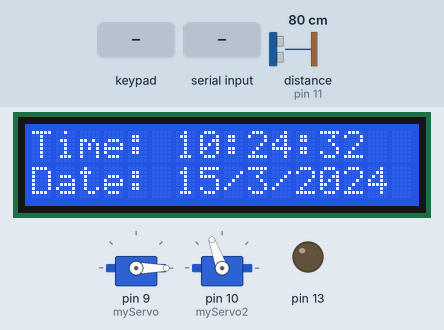
Simulated run of this sketch. Board: Arduino Uno, built with avr-gcc and run on an emulated ATmega328P. Parts: 2 × servo, 16×2 character LCD, output pins drawn as LEDs (lit = HIGH). Wiring (inferred from the names in the program): ultrasonic range finder: trigger pin 12; echo pin 11. The test bench sets the inputs (shaded band); at power-on: distance to the obstacle (sensor on pin 11) 80 cm. The echo pulse lasts 58.3 µs per cm; the local clock reads 2024-03-15 10:24:30 at power-on unless the sketch sets it; pins used as bus, display or sensor lines are not drawn; what the sketch prints to the serial monitor is not drawn.

Above: at 2.2 s.
2.3 s: distance to the obstacle (sensor on pin 11) set to 17 cm
4.7 s: distance to the obstacle (sensor on pin 11) set to 14 cm
At 6.1 s:
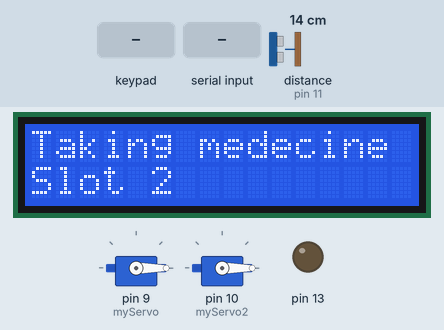
6.4 s: key '*' pressed
9.4 s: keypad keys 2 3 4 5 * pressed 0.4 s apart
At 11.2 s:
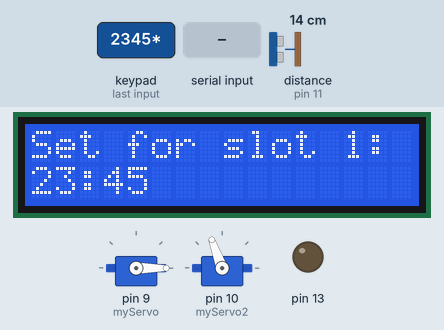
At 12.7 s:
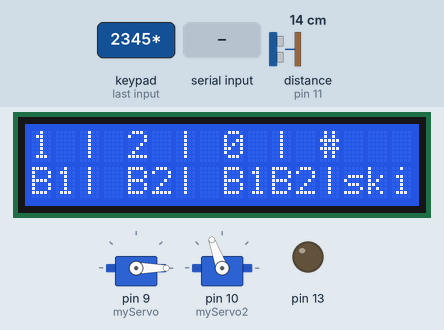
12.9 s: key '1' pressed
At 13.7 s:
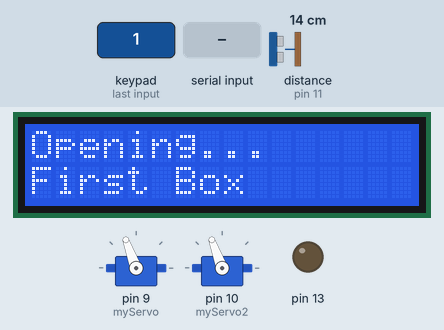
19.6 s: "1,90\n" received over Serial
Timing chart, 0 to 23.6 s (numbered marks = the images above; inputs shaded):
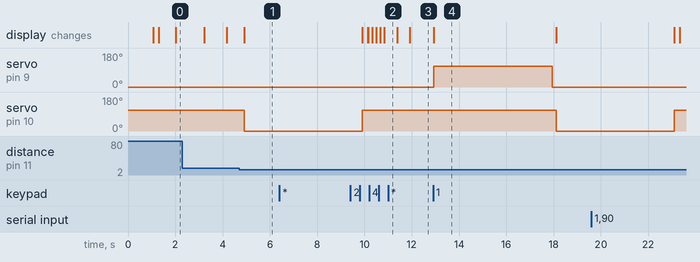

Measured:
- the behaviour switches between 16 and 15 cm on distance to the obstacle (sensor on pin 11) (found by bisection; images 0 and 1)
- after the input at 4.7 s, servo on pin 10 (myServo2): 110° → 0° after 0.21 s; the display: changes after 0.21 s (image 1)
- after the input at 6.4 s, every drawn part: stays the same
- after the input at 12.9 s, servo on pin 9 (myServo): 0° → 110° at once, → 0° 5.0 s later; servo on pin 10 (myServo2): 110° → 0° after 5.2 s; the display: changes at once (image 4)
- what the display in image 4 shows lasts 5.2 s, from 12.9 s to 18.1 s

The sketch:

medecine_box.ino
```cpp
#include <Wire.h>
#include <RTClib.h>
#include <LiquidCrystal_I2C.h>
#include <Keypad.h>
#include <NewPing.h>
#include <Servo.h>

Servo myServo; //  Servo object
Servo myServo2;

const int trigPin = 12;
const int echoPin = 11;


const int thresholdDistance = 15;


bool flag = false;

RTC_DS3231 rtc;
LiquidCrystal_I2C lcd(0x27, 16, 2);

const byte ROWS = 4;
const byte COLS = 3;

char keys[ROWS][COLS] = {
  {'1', '2', '3'},
  {'4', '5', '6'},
  {'7', '8', '9'},
  {'*', '0', '#'}
};


byte rowPins[ROWS] = {2, 3, 4, 5};
byte colPins[COLS] = {6, 7, 8};

// Keypad object
Keypad keypad = Keypad(makeKeymap(keys), rowPins, colPins, ROWS, COLS);

// slot 1
int hour = 0, minute = 0;
int inputCount = 0;
bool alarmTriggered = false;
int savedHour = 0, savedMinute = 0;

//  slot 2
int hour2 = 0, minute2 = 0;
int inputCount2 = 0;
bool alarmTriggered2 = false;
int savedHour2 = 0, savedMinute2 = 0;


void setup() {

  Serial.begin(9600);
 myServo.attach(9);
  myServo.write(0);
  myServo2.attach(10);
  myServo2.write(110);
  delay(1000);
   pinMode(trigPin, OUTPUT);
  pinMode(echoPin, INPUT);


  Serial.println("System Initialized");


  lcd.begin(16, 2);
 lcd.backlight();
  lcd.clear();


  if (!rtc.begin()) {
    Serial.println("Couldn't find RTC");
    lcd.setCursor(0, 1);
    lcd.print("RTC ERROR!");
    while (1);
  }


  if (rtc.lostPower()) {
    Serial.println("RTC lost power, setting the time!");
    rtc.adjust(DateTime(F(__DATE__), F(__TIME__)));
  }

 //led pin
  pinMode(13, OUTPUT);

}

void loop() {

  long duration, distance;


  digitalWrite(trigPin, LOW);
  delayMicroseconds(2);
  digitalWrite(trigPin, HIGH);
  delayMicroseconds(10);
  digitalWrite(trigPin, LOW);


  duration = pulseIn(echoPin, HIGH);


  distance = duration * 0.034 / 2;


  if (distance <thresholdDistance and distance>1) {
    flag = true;
  } else {
    flag = false;
  }


  Serial.print("Distance: ");
  Serial.print(distance);
  Serial.print(" cm | Flag: ");
  Serial.println(flag ? "true" : "false");

///set alarm through esp32
// Check if there is any data available from the ESP32
  if (Serial.available() > 0) {
    // Read the hour for Slot 1
    int slot = Serial.parseInt();

    // Read the minute for Slot 1
    int sloth = Serial.parseInt();

    // Read the hour for Slot 2
    int slotm = Serial.parseInt();

    // Read the minute for Slot 2

    if(slot==1){
 Serial.print("Received Slot 1: ");
    Serial.print(sloth);
    Serial.print(":");
    Serial.println(slotm);
hour=sloth;
minute=slotm;
    }
    else if(slot==2){
  Serial.print("Received Slot 2: ");
      Serial.print(sloth);
    Serial.print(":");
    Serial.println(slotm);

    hour2=sloth;
minute2=slotm;
    }

  }


//end


  char key = keypad.getKey();

 // for slot 1
  if (key == '*') {

    lcd.clear();
    lcd.setCursor(0, 0);
    lcd.print("Set for slot 1:");

    lcd.setCursor(0, 1);
    lcd.print(savedHour < 10 ? "0" : "");
    lcd.print(savedHour);
    lcd.print(":");
    lcd.print(savedMinute < 10 ? "0" : "");
    lcd.print(savedMinute);


    inputCount = 0;

    while (inputCount < 4) {
      key = keypad.getKey();
        if (key == '#' or key=='*') {
    break;
  }
      if (key) {

        if (key >= '0' && key <= '9') {
          if (inputCount == 0) {
            hour = (key - '0') * 10;
          } else if (inputCount == 1) {
            hour += (key - '0');
          } else if (inputCount == 2) {
            minute = (key - '0') * 10;
          } else if (inputCount == 3) {
            minute += (key - '0');
          }


          lcd.setCursor(0, 1);
          lcd.print(hour < 10 ? "0" : "");
          lcd.print(hour);
          lcd.print(":");
          lcd.print(minute < 10 ? "0" : "");
          lcd.print(minute);


          inputCount++;
        }
      }
    }
       delay(500);

  }

//for slot 2

if (key == '*' or inputCount==4) {

    lcd.clear();
    lcd.setCursor(0, 0);
    lcd.print("Set for slot 2:");

    lcd.setCursor(0, 1);
    lcd.print(savedHour2 < 10 ? "0" : "");
    lcd.print(savedHour2);
    lcd.print(":");
    lcd.print(savedMinute2 < 10 ? "0" : "");
    lcd.print(savedMinute2);


    inputCount2 = 0;

    while (inputCount2 < 4) {
      key = keypad.getKey();
        if (key == '#' or key=='*') {
    break;
  }
      if (key) {

        if (key >= '0' && key <= '9') {
          if (inputCount2 == 0) {
            hour2 = (key - '0') * 10;
          } else if (inputCount2 == 1) {
            hour2 += (key - '0');
          } else if (inputCount2 == 2) {
            minute2 = (key - '0') * 10;
          } else if (inputCount2 == 3) {
            minute2 += (key - '0');
          }


          lcd.setCursor(0, 1);
          lcd.print(hour2 < 10 ? "0" : "");
          lcd.print(hour2);
          lcd.print(":");
          lcd.print(minute2 < 10 ? "0" : "");
          lcd.print(minute2);


          inputCount2++;
        }
      }
    }


   delay(500);


  }

  // manual control

if(key=='*'){

 lcd.clear();

  while(1){
      lcd.setCursor(0, 0);
  lcd.print("1 | 2 | 0 | #");
  lcd.setCursor(0, 1);
  lcd.print("B1| B2| B1B2|skip");

       key = keypad.getKey();

       if(key=='1'){
         lcd.clear();
          lcd.print("Opening...");
  lcd.setCursor(0, 1);
  lcd.print("First Box");
       myServo.write(110);
  delay(5000);
  myServo.write(0);

break;
       }
        if(key=='2'){
         lcd.clear();
          lcd.print("Opening...");
  lcd.setCursor(0, 1);
  lcd.print("second Box");
        //activateServo(myServo2,2);

    myServo2.write(0);
  delay(5000);
   myServo2.write(110);
break;
       }
        if(key=='0'){
         lcd.clear();
          lcd.print("Opening...");
  lcd.setCursor(0, 1);
  lcd.print("Both Box");
  myServo.write(110);
    myServo2.write(0);
  delay(5000);
  myServo.write(0);
   myServo2.write(110);

break;
       }
       if(key=='#'){
  break;
       }
  }
    delay(100);
lcd.clear();


}


 savedHour = hour;
    savedMinute = minute;
     savedHour2 = hour2;
    savedMinute2 = minute2;


  if (key == '#' or inputCount==4 or inputCount2==4 ) {

    inputCount = 0;
    inputCount2=0;
    lcd.clear();
    displayTime();
  }


  DateTime now = rtc.now();
  if (hour == now.hour() && minute == now.minute() && !alarmTriggered) {

    lcd.clear();
    lcd.setCursor(0, 0);
    lcd.print("Time to take");
    lcd.setCursor(0, 1);
    lcd.print("medicine 1");

    delay(2000);

   int i;
    for (i = 0; i < 40; i++) {
      lcd.clear();
      digitalWrite(13, HIGH);

      delay(100);
      lcd.setCursor(0, 0);
      lcd.print(" Time to take");
      lcd.setCursor(0, 1);
      lcd.print("medicine 1");


         bool flag = open(trigPin, echoPin, thresholdDistance);
  //Serial.println(flag ? "true" : "false");
if(flag)break;

      delay(100);

  //delay(2000);


 // delay(2000);


    }
    if(i==39){
 Serial.println(911);
  Serial.println(11);
  i=0;

    }

    digitalWrite(13, LOW);
    alarmTriggered = true;
    lcd.clear();
  }


if (minute != now.minute()) {
 alarmTriggered = false;
}

//slot 2
 if (hour2 == now.hour() && minute2 == now.minute() && !alarmTriggered2) {

    lcd.clear();
    lcd.setCursor(0, 0);
    lcd.print(" Time to take");
    lcd.setCursor(0, 1);
    lcd.print("medicine 2 ");

    delay(1000);

int i;
    for ( i = 0; i < 40; i++) {
      lcd.clear();
      digitalWrite(13, HIGH);

      delay(100);
      lcd.setCursor(0, 0);
      lcd.print("Time to take");
      lcd.setCursor(0, 1);
      lcd.print("medicine 2 ");

         bool flag = open(trigPin, echoPin, thresholdDistance);

  //Serial.println(flag ? "true" : "false");
if(flag){
  break;
}


          delay(100);

    }
     if(i==39){
 Serial.println(911);  //emergency whatsapp alarm not pressed
  Serial.println(12);
i=0;
    }
     digitalWrite(13, LOW);
    alarmTriggered2 = true;
    lcd.clear();
  }

if (minute2 != now.minute()) {
 alarmTriggered2 = false;
}


//if (flag and now.hour() >= hour and now.hour()<=((hour+8)%24))
//21 22 23 24 1 2 3 4 5 6
if(flag and now.minute()==minute and now.hour()==hour){
  //slot 1
 //digitalWrite(13, HIGH);

lcd.clear();
    lcd.setCursor(0, 0);
    lcd.print("Taking medecine");
    lcd.setCursor(0, 1);
    lcd.print("Slot 1");
activateServo(myServo,1);
//  myServo.write(110);

//   delay(5000);
//   myServo.write(0);


delay(500);
lcd.clear();

}
else if(flag){
  //slot 2
 //digitalWrite(13, HIGH);

 lcd.clear();
    lcd.setCursor(0, 0);
    lcd.print("Taking medecine");
    lcd.setCursor(0, 1);
    lcd.print("Slot 2");

//activateServo(myServo2,2);

 myServo2.write(0);

  delay(5000);
  myServo2.write(110);


lcd.clear();

}
//digitalWrite(13, LOW);


  delay(200);


  displayTime();
}

void displayTime() {
  lcd.setCursor(0, 0);
  lcd.print("Time: ");
  lcd.setCursor(0, 1);
  lcd.print("Date: ");


  DateTime now = rtc.now();


  lcd.setCursor(6, 0);
  if (now.hour() < 10) {
    lcd.print("0");
  }
  lcd.print(now.hour(), DEC);
  lcd.print(":");

  if (now.minute() < 10) {
    lcd.print("0");
  }
  lcd.print(now.minute(), DEC);
  lcd.print(":");

  lcd.setCursor(12, 0);
  if (now.second() < 10) {
    lcd.print("0");
  }
  lcd.print(now.second(), DEC);


  lcd.setCursor(6, 1);
  lcd.print(now.day(), DEC);
  lcd.print("/");
  lcd.print(now.month(), DEC);
  lcd.print("/");
  lcd.print(now.year(), DEC);
}

void activateServo(Servo &servo, int which) {
  if(which==1){
       servo.write(110);

int cnt=0;

  while (1) {
    bool flag = open(trigPin, echoPin, thresholdDistance);
       if (flag==0) {
      cnt++;

    }
    if(cnt==2){
      delay(500);
      break;
    }


  }
 servo.write(0);

  delay(500);
  }


}


int open(int trigPin, int echoPin, float thresholdDistance) {
  long duration;
  float distance;
  int flag;


  digitalWrite(trigPin, LOW);
  delayMicroseconds(2);
  digitalWrite(trigPin, HIGH);
  delayMicroseconds(10);
  digitalWrite(trigPin, LOW);


  duration = pulseIn(echoPin, HIGH);

  distance = duration * 0.034 / 2;


  if (distance <thresholdDistance and distance>1 ) {
    flag = 1;
  } else if(distance>1) {
    flag = false;
  }
  else flag=-1;


  return flag;
}
```
